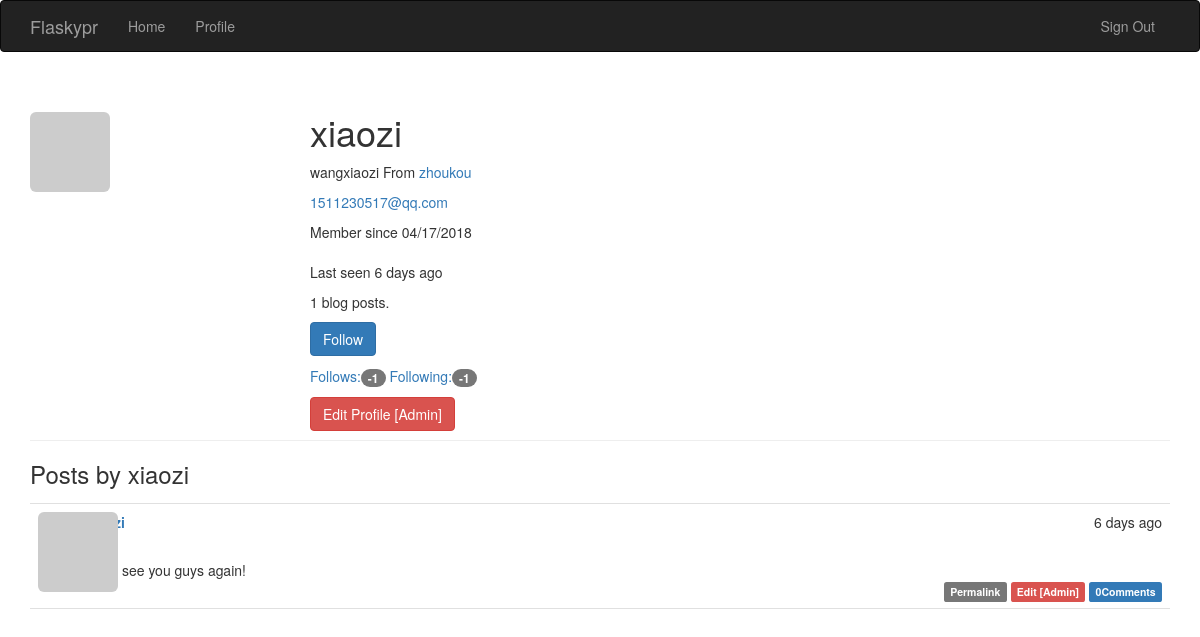
The page /user/xiaozi (signed in) on the database as committed earlier.
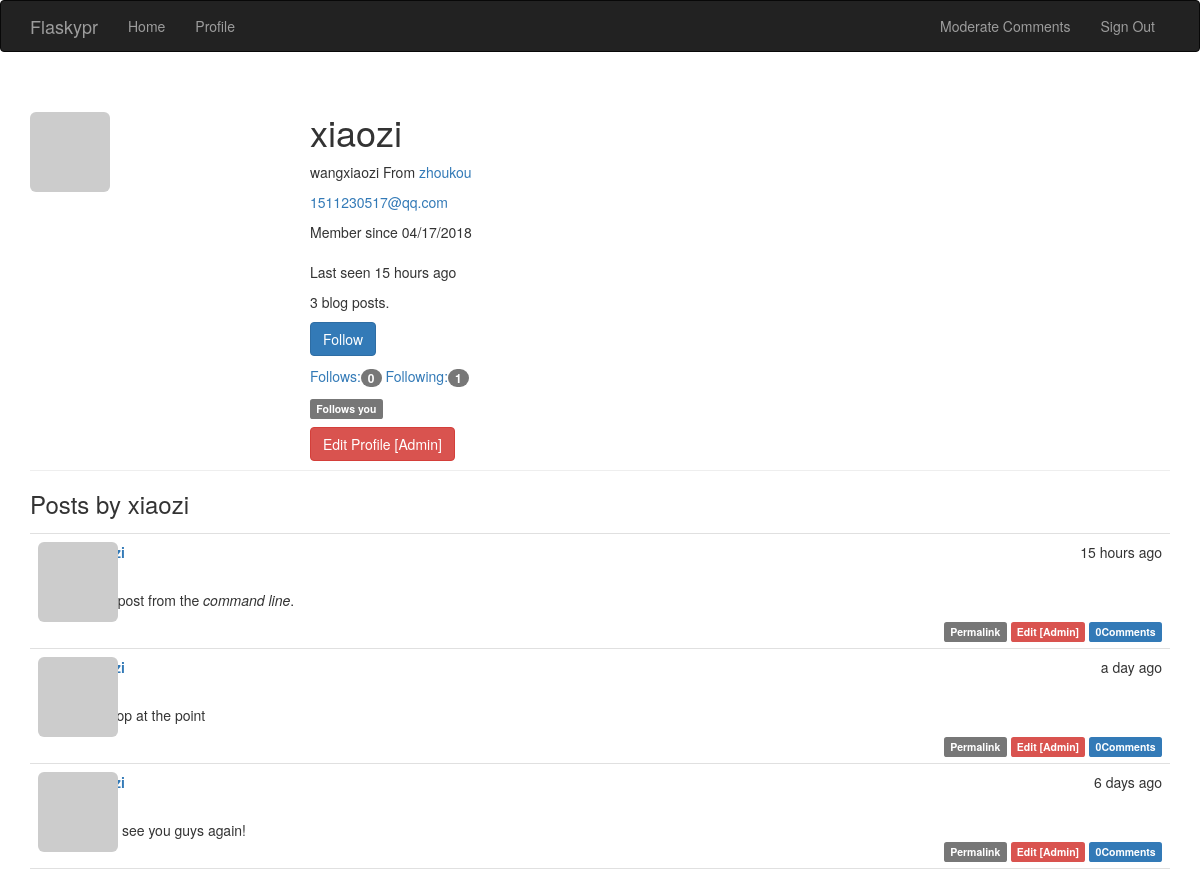
The same page on the database as committed later.
### app/models.py (models this page shows, shortened)
class User(UserMixin, db.Model):
    __tablename__ = 'users'
    id = db.Column(db.Integer, primary_key=True)
    username = db.Column(db.String(64), unique=True, index=True)
    email = db.Column(db.String(64), unique=True, index=True)
    role_id = db.Column(db.Integer, db.ForeignKey('roles.id'))
    password_hash = db.Column(db.String(128))
    confirmed = db.Column(db.Boolean, default=False)
    name = db.Column(db.String(64))
    location = db.Column(db.String(64))
    about_me = db.Column(db.Text())
    member_since = db.Column(db.DateTime(), default=datetime.datetime.utcnow)
    last_seen = db.Column(db.DateTime(), default=datetime.datetime.utcnow)
    avatar_hash = db.Column(db.String(32))
    posts = db.relationship('Post', backref='author', lazy='dynamic')
    followed = db.relationship('FollowT',
                               foreign_keys=[FollowT.follower_id],
                               backref=db.backref('follower', lazy='joined'),
                               lazy='dynamic', cascade='all, delete-orphan')
    followers = db.relationship('FollowT',
                                foreign_keys=[FollowT.followed_id],
                                backref=db.backref('followed', lazy='joined'),
                                lazy='dynamic',
                                cascade='all, delete-orphan')
    comments = db.relationship('Comment', backref='author', lazy='dynamic')
    def is_following(self, user):
        return self.followed.filter_by(
            followed_id=user.id).first() is not None
    def ping(self):
        self.last_seen = datetime.datetime.utcnow()
        db.session.add(self)
    @property
    def password(self):
        raise AttributeError('password is not a readable attribute')
    def can(self, perm):
        return self.role is not None and self.role.has_permission(perm)
    def gravatar(self, size=100, default='identicon', rating='g'):
        if request.is_secure:
            url = 'https://secure.gravatar.com/avatar'
        else:
            url = 'http://www.gravatar.com/avatar'
        hash = self.avatar_hash or hashlib.md5(self.email.encode('utf-8')).hexdigest()
        return '{url}/{hash}?s={size}&d={default}&r={rating}'.format(
            url=url, hash=hash, size=size, default=default, rating=rating
        )

class Post(db.Model):
    __tablename__ = 'posts'
    id = db.Column(db.Integer, primary_key=True)
    body = db.Column(db.Text)
    timestamp = db.Column(db.DateTime, index=True, default=datetime.datetime.utcnow)
    author_id = db.Column(db.Integer, db.ForeignKey('users.id'))
    body_html = db.Column(db.Text)
    comments = db.relationship('Comment', backref='post', lazy='dynamic')

### app/main/views.py (the view)
@main.route('/user/<username>')
def user(username):
    user = User.query.filter_by(username=username).first()
    if user is None:
        abort(404)
    posts = user.posts.order_by(Post.timestamp.desc()).all()
    return render_template('user.html', user=user, posts=posts)

### app/auth/views.py (called while the page is built)
@auth.before_app_request
def before_request():
    if current_user.is_authenticated:
        current_user.ping()
        if not current_user.confirmed \
            and request.endpoint[:5] != 'auth.'\
                and request.endpoint != 'static':
            return redirect(url_for('auth.unconfirmed'))

### app/main/__init__.py (called while the page is built)
@main.app_context_processor
def inject_permissions():
    return dict(Permission=Permission)

### app/main/views.py (called while the page is built)
@main.after_app_request
def after_request(response):
    for query in get_debug_queries():
        if query.duration >= current_app.config['FLASK_SLOW_DB_QUERY_TIME']:
            current_app.logger.warning(
                "Slow query: %s\nParameters: %s\nDuration: %fs\nContext: %s\n" %(
                    query.statement, query.parameters, query.duration, query.context))
    return response

### app/models.py (called while the page is built)
@login_manager.user_loader
def load_user(user_id):
    return User.query.get(int(user_id))

    def has_permission(self, perm):
        return (self.permissions & perm) == perm

### app/templates/user.html (shortened to what this page needs)
{% extends 'base.html' %}
{% import "_macros.html" as macros %}
{% block page_content %}
    <div class="page-header"> <img src="{{ user.gravatar(size=256) }}" alt="" class="img-rounded profile-thumbnail">
    <div class="profile-header">
        <h1>{{ user.username }}</h1>
        {% if user.name or user.location %}
        <p>
            {% if user.name %}{{ user.name }}{% endif %}
            {% if user.location %}
            From <a target="_blank" href="http://maps.baidu.com/?q={{ user.location }}">{{ user.location }}</a>
            {% endif %}
        </p>
        {% endif %}
        {% if current_user.is_administrator %}
        <p><a href="mailto:{{ user.email }}">{{ user.email }}</a></p>
        {% endif %}
        <p>
            Member since {{ moment(user.member_since).format('L') }} <br /> <br />
            Last seen {{ moment(user.last_seen).fromNow() }}
        </p>
        <p>{{ user.posts.count() }} blog posts.</p>
<p>
    {% if current_user.can(Permission.FOLLOW) and user != current_user %}
        {% if not current_user.is_following(user) %}
            <a href="{{ url_for('.follow', username=user.username) }}"
            class="btn btn-primary">Follow</a>
        {% else %}
            <a href="{{ url_for('.unfollow', username=user.username) }}"
                class="btn btn-default">Unfollow</a>
        {% endif %}
    {% endif %}
</p>
<p>
    <a href="{{ url_for('.followers', username=user.username) }}">
        Follows:<span class="badge">{{ user.followers.count()-1 }}</span>
    </a>
    <a href="{{ url_for('.followed_by', username=user.username) }}">
        Following:<span class="badge">{{ user.followed.count()-1 }}</span>
    </a>
</p>
<p>
    {% if current_user.is_authenticated and user!= current_user and user.is_following(current_user) %}
    <span class="label label-default">Follows you</span>
    {% endif %}
</p>
        {% if current_user.is_administrator %}
        <a href="{{ url_for('.edit_profile_admin', id=user.id) }}" class="btn btn-danger">
            Edit Profile [Admin]
        </a>
        {% endif %}
    </div>
    </div>
    <h3>Posts by {{ user.username }}</h3>
    {% include '_posts.html' %}
{% endblock %}

### app/templates/_posts.html
<ul class="posts">
    {% for post in posts %}
    <li class="post">
        <div class="post-thumbnail">
            <a href="{{ url_for('.user', username=post.author.username) }}">
                <img class="img-rounded profile-thumbnail" src="{{ post.author.gravatar(size=40) }}">
            </a>
        </div>
        <div class="post-content">
            <div class="post-date">{{ moment(post.timestamp).fromNow() }}</div>
            <div class="post-author"><a href="{{ url_for('.user', username=post.author.username) }}">{{ post.author.username }}</a></div>
        </div>
        <div class="post-body">
            {% if post.body_html %}
            {{ post.body_html | safe }}
            {% else %}
                {{ post.body }}
            {% endif %}
        </div>
        <div class="post-footer">
            <a href="{{ url_for('.post', id=post.id) }}">
                <span class="label label-default">Permalink</span>
            </a>
            {% if current_user == post.author %}
            <a href="url_for('.edit', id=post.id)">
                <span class="label label-primary">Edit</span>
            </a>
            {% elif current_user.is_administrator %}
            <a href="{{ url_for('.edit', id=post.id) }}">
                <span class="label label-danger">Edit [Admin]</span>
            </a>
            {% endif %}
             <a href="{{ url_for('.post', id=post.id) }}#comments">
                <span class="label label-primary">{{ post.comments.count()  }}Comments</span>
            </a>
        </div>
    </li>
    {% endfor %}
</ul>

Rows that differ between the two databases and show on the page:
changed User "xiaozi": last_seen "6 days ago" → "15 hours ago"
added Post: timestamp "15 hours ago", body_html "I'm adding a post from the command line .", comments.count "0"
added Post: timestamp "a day ago", body_html "it's hard to stop at the point", comments.count "0"
Other text that changed with them:
{{ user.posts.count() }}: "1" → "3"
{{ user.followers.count()-1 }}: "-1" → "0"
{{ user.followed.count()-1 }}: "-1" → "1"
text now shown: "Moderate Comments Follows you"
